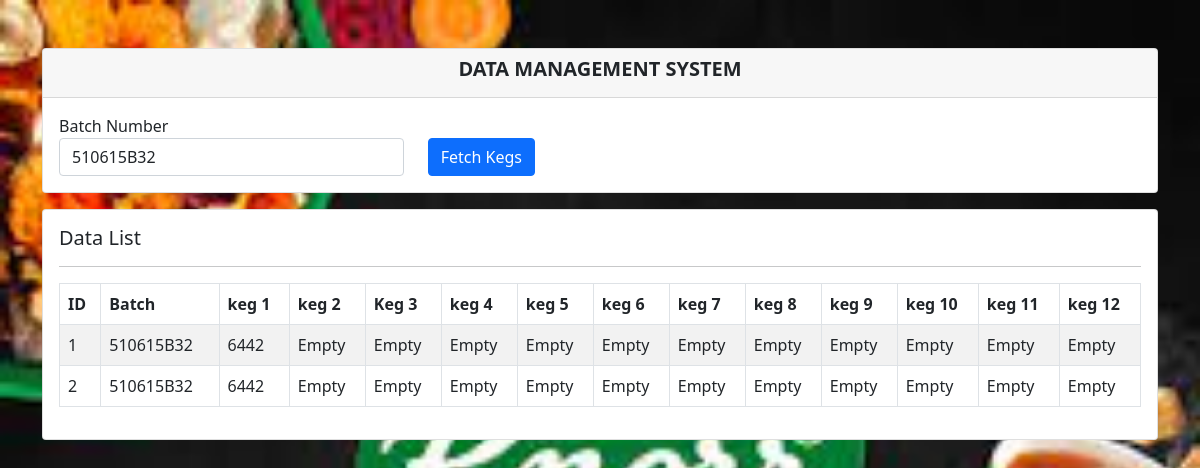
/app/src/main/java/Php/kegDatabase.php?batch=510615B32, run on the app's committed database.
### tables this page shows
CREATE TABLE `kegs` (
  `id` int(11) NOT NULL,
  `batch` varchar(25) NOT NULL,
  `keg_1` varchar(25) NOT NULL,
  `keg_2` varchar(25) NOT NULL,
  `keg_3` varchar(25) NOT NULL,
  `keg_4` varchar(25) NOT NULL,
  `keg_5` varchar(25) NOT NULL,
  `keg_6` varchar(25) NOT NULL,
  `keg_7` varchar(25) NOT NULL,
  `keg_8` varchar(25) NOT NULL,
  `keg_9` varchar(25) NOT NULL,
  `keg_10` varchar(25) NOT NULL,
  `keg_11` varchar(25) NOT NULL,
  `keg_12` varchar(25) NOT NULL
);

### app/src/main/java/Php/kegDatabase.php (the view, shortened to what this page needs)
<!DOCTYPE html>
<html lang="en">
<head>
    <link href="css-js/bootstrap.min.css" rel="stylesheet">
</head>
<body class="bg-light">
<section class="py-5">
    <div class="container">
        <div class="row justify-content-center">
            <div class="col-md-12">
                <div class="card">
                    <div class="card-header" align="center">
                        <h5><strong>DATA MANAGEMENT SYSTEM</strong></h5>
                    </div>
                    <div class="card-body">
                        <form action="" method="GET">
                            <div class="row">
                                <div class="col-md-4">
                                    <div class="form-group">
                                        <label for="">Batch Number</label>
                                        <input type="text" name="batch" value="<?php if(isset($_GET['batch'])){echo $_GET['batch'];}else{}?>" class="form-control" placeholder="Batch Number">
                                    </div>
                                </div>
                                <div class="col-md-4">
                                    <div class="form-group">
                                    <br>
                                        <button type="submit" class="btn btn-primary">Fetch Kegs</button>
                                    </div>
                                </div>
                            </div>
                        </form>
                    </div>
                </div>
                <div class="card mt-3">
                    <div class="card-body">
                        <h5>Data List</h5>
                        <hr>
                        <table class="table table-bordered table-striped">
                            <thead>
                                <tr>
                                    <th>ID</th>
                                    <th>Batch</th>
                                    <th>keg 1</th>
                                    <th>keg 2</th>
                                    <th>Keg 3</th>
                                    <th>keg 4</th>
                                    <th>keg 5</th>
                                    <th>keg 6</th>
                                    <th>keg 7</th>
                                    <th>keg 8</th>
                                    <th>keg 9</th>
                                    <th>keg 10</th>
                                    <th>keg 11</th>
                                    <th>keg 12</th>
                                </tr>
                            </thead>
                            <tbody>
                                 <?php
                                 if(isset($_GET['batch']))
                                 {
                                    $batch = $_GET['batch'];
                                    $conn = mysqli_connect("localhost", "root", "", "bctrace");
                                    $query = "SELECT * FROM kegs WHERE batch = '$batch'";
                                    $query_run = mysqli_query($conn, $query);
                                    if(mysqli_num_rows($query_run) > 0)
                                    {
                                        foreach($query_run as $row)
                                        {
                                            ?>
                                                <tr>
                                                    <td><?php echo $row['id']; ?></td>
                                                    <td><?php echo $row['batch']; ?></td>
                                                    <td><?php echo $row['keg_1']; ?></td>
                                                    <td><?php echo $row['keg_2']; ?></td>
                                                    <td><?php echo $row['keg_3']; ?></td>
                                                    <td><?php echo $row['keg_4']; ?></td>
                                                    <td><?php echo $row['keg_5']; ?></td>
                                                    <td><?php echo $row['keg_6']; ?></td>
                                                    <td><?php echo $row['keg_7']; ?></td>
                                                    <td><?php echo $row['keg_8']; ?></td>
                                                    <td><?php echo $row['keg_9']; ?></td>
                                                    <td><?php echo $row['keg_10']; ?></td>
                                                    <td><?php echo $row['keg_11']; ?></td>
                                                    <td><?php echo $row['keg_12']; ?></td>
                                                </tr>
                                            <?php
                                        }
                                    }
                                    else{
                                        ?>
                                            <tr>
                                                <td colspan="4"><h5>No Record Found</h5></td>
                                            </tr>
                                        <?php
                                    }
                                 }
                                 ?>
                            </tbody>
                        </table>
                    </div>
                </div>
            </div>
        </div>
    </div>
</section>
</body>
</html>

### app/src/main/java/Php/kegDatabase.php (style rules this page uses)
body { background-image: url('knorrReal.jpg'); background-repeat: no-repeat; background-attachment: fixed; background-size: cover; }

### data on the page
kegs: id "1", batch "510615B32", keg_1 "6442", keg_2 "Empty", keg_3 "Empty", keg_4 "Empty", keg_5 "Empty", keg_6 "Empty", keg_7 "Empty", keg_8 "Empty", keg_9 "Empty", keg_10 "Empty", keg_11 "Empty", keg_12 "Empty"
kegs: id "2", batch "510615B32", keg_1 "6442", keg_2 "Empty", keg_3 "Empty", keg_4 "Empty", keg_5 "Empty", keg_6 "Empty", keg_7 "Empty", keg_8 "Empty", keg_9 "Empty", keg_10 "Empty", keg_11 "Empty", keg_12 "Empty"
